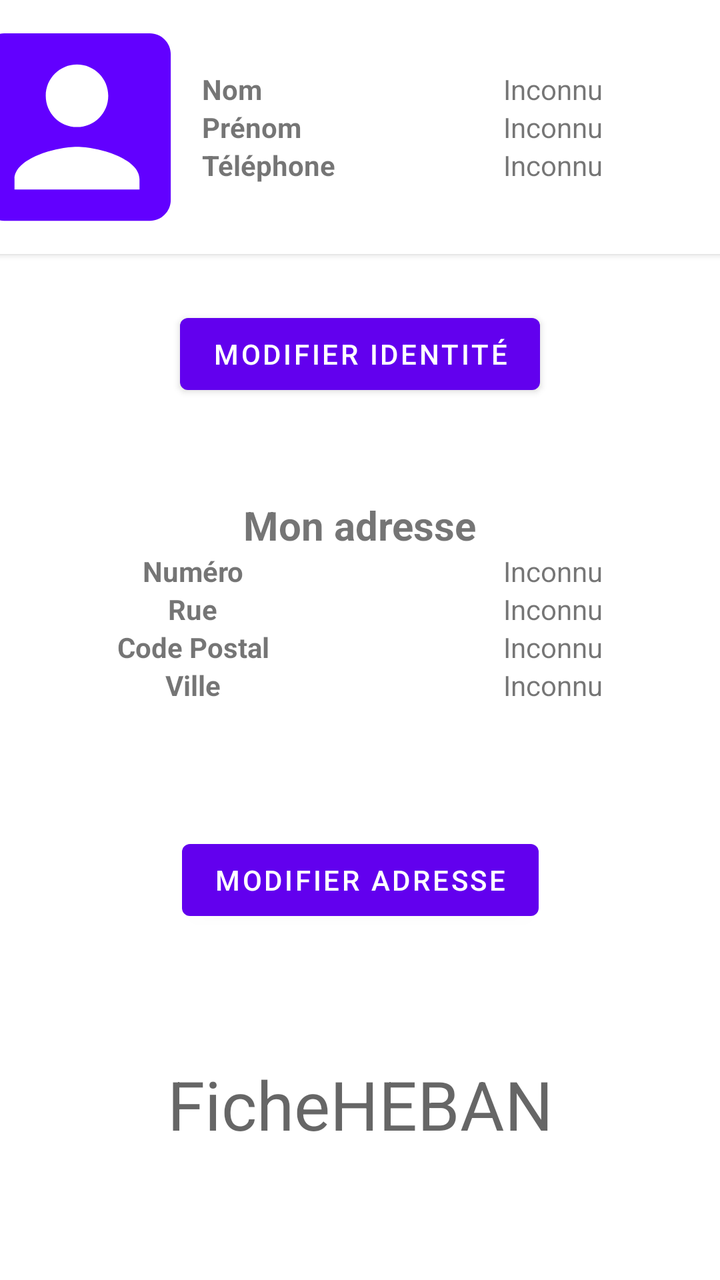
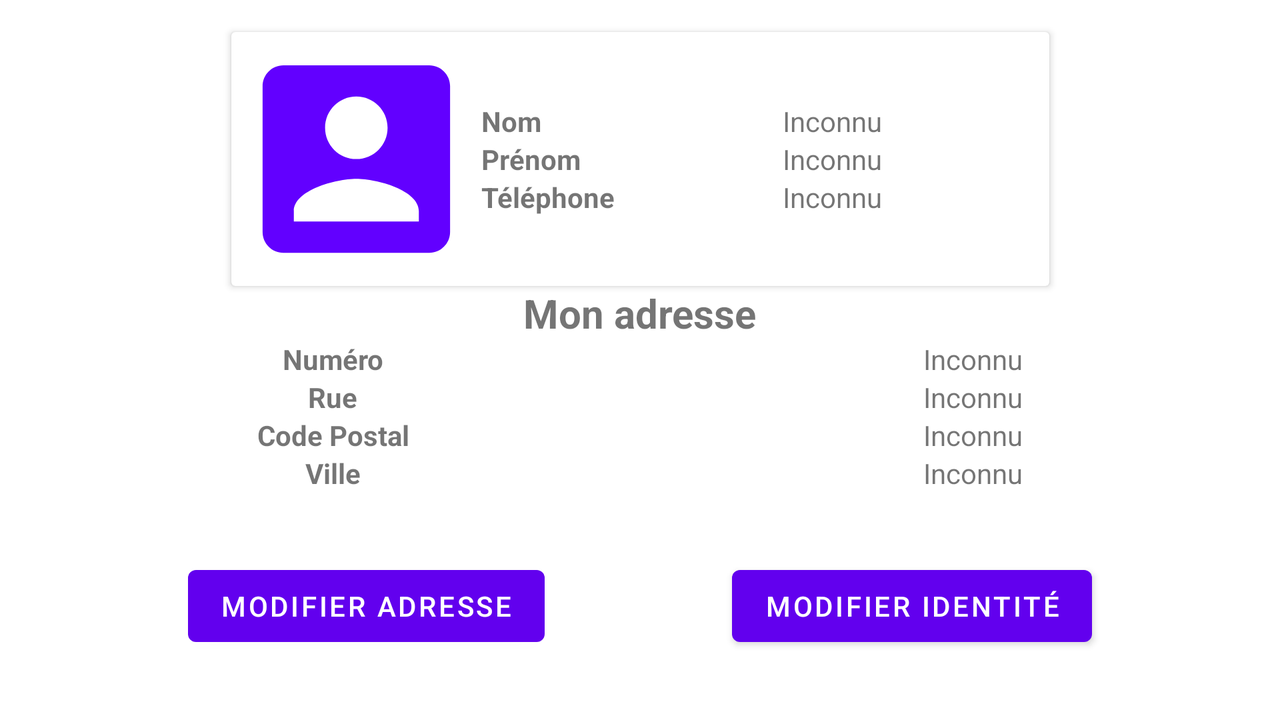

An Android layout and its configuration variant, each rendered on a device that would load it. The default file and the variant file are quoted in full after the pictures.
<!-- AndroidManifest.xml: application theme Theme.FicheHEBAN -->
<!-- res/layout/activity_main.xml -->
<?xml version="1.0" encoding="utf-8"?>
<androidx.constraintlayout.widget.ConstraintLayout xmlns:android="http://schemas.android.com/apk/res/android"
    xmlns:app="http://schemas.android.com/apk/res-auto"
    xmlns:tools="http://schemas.android.com/tools"
    android:layout_width="match_parent"
    android:layout_height="match_parent"
    tools:context=".MainActivity">

    <androidx.cardview.widget.CardView
        android:id="@+id/cardView"
        android:layout_width="409dp"
        android:layout_height="wrap_content"
        app:layout_constraintEnd_toEndOf="parent"
        app:layout_constraintStart_toStartOf="parent"
        app:layout_constraintTop_toTopOf="parent">

        <androidx.constraintlayout.widget.ConstraintLayout
            android:layout_width="match_parent"
            android:layout_height="match_parent"
            tools:context=".MainActivity">

            <ImageView
                android:id="@+id/imageView"
                android:layout_width="125dp"
                android:layout_height="127dp"
                android:contentDescription="@string/app_profil_picture"
                app:layout_constraintStart_toStartOf="parent"
                app:layout_constraintTop_toTopOf="parent"
                app:srcCompat="@drawable/ic_baseline_account_box_24" />

            <TableLayout
                android:layout_width="0dp"
                android:layout_height="wrap_content"
                app:layout_constraintBottom_toBottomOf="parent"
                app:layout_constraintEnd_toEndOf="parent"
                app:layout_constraintHorizontal_bias="0.5"
                app:layout_constraintStart_toEndOf="@+id/imageView"
                app:layout_constraintTop_toTopOf="parent"
                app:layout_constraintVertical_bias="0.5">

                <TableRow
                    android:layout_width="match_parent"
                    android:layout_height="match_parent">

                    <TextView
                        android:id="@+id/textView_lastname"
                        android:layout_width="wrap_content"
                        android:layout_height="wrap_content"
                        android:layout_weight="1"
                        android:text="@string/app_lastname"
                        android:textStyle="bold" />

                    <TextView
                        android:id="@+id/textView_lastname_data"
                        android:layout_width="wrap_content"
                        android:layout_height="wrap_content"
                        android:text="@string/app_unknow"
                        android:layout_weight="1"/>
                </TableRow>

                <TableRow
                    android:layout_width="match_parent"
                    android:layout_height="match_parent">

                    <TextView
                        android:id="@+id/textView_firstname"
                        android:layout_width="wrap_content"
                        android:layout_height="wrap_content"
                        android:layout_weight="1"
                        android:text="@string/app_firstname"
                        android:textStyle="bold" />

                    <TextView
                        android:id="@+id/textView_firstname_data"
                        android:layout_width="wrap_content"
                        android:layout_height="wrap_content"
                        android:text="@string/app_unknow"
                        android:layout_weight="1"/>
                </TableRow>

                <TableRow
                    android:layout_width="match_parent"
                    android:layout_height="match_parent">

                    <TextView
                        android:id="@+id/textView_tel"
                        android:layout_width="wrap_content"
                        android:layout_height="wrap_content"
                        android:layout_weight="1"
                        android:text="@string/app_tel"
                        android:textStyle="bold" />

                    <TextView
                        android:id="@+id/textView_tel_data"
                        android:layout_width="wrap_content"
                        android:layout_height="wrap_content"
                        android:text="@string/app_unknow"
                        android:layout_weight="1"/>
                </TableRow>

            </TableLayout>

        </androidx.constraintlayout.widget.ConstraintLayout>

    </androidx.cardview.widget.CardView>

    <Button
        android:id="@+id/button_edit_identity"
        android:layout_width="wrap_content"
        android:layout_height="wrap_content"
        android:layout_marginTop="26dp"
        android:onClick="onBtnEditIdentityClicked"
        android:text="@string/app_edit_identity"
        app:layout_constraintEnd_toEndOf="parent"
        app:layout_constraintStart_toStartOf="parent"
        app:layout_constraintTop_toBottomOf="@+id/cardView" />

    <TextView
        android:id="@+id/textView8"
        android:layout_width="wrap_content"
        android:layout_height="wrap_content"
        android:layout_marginTop="48dp"
        android:text="@string/app_section_address"
        android:textSize="20sp"
        android:textStyle="bold"
        app:layout_constraintEnd_toEndOf="parent"
        app:layout_constraintStart_toStartOf="parent"
        app:layout_constraintTop_toBottomOf="@+id/button_edit_identity" />

    <TableLayout
        android:id="@+id/tableLayout"
        android:layout_width="fill_parent"
        android:layout_height="wrap_content"
        android:orientation="horizontal"
        app:layout_constraintEnd_toEndOf="parent"
        app:layout_constraintStart_toStartOf="parent"
        app:layout_constraintTop_toBottomOf="@+id/textView8">

        <TableRow
            android:layout_width="match_parent"
            android:layout_height="match_parent">

            <TextView
                android:id="@+id/textView_number"
                android:layout_width="wrap_content"
                android:layout_height="wrap_content"
                android:layout_weight="2"
                android:gravity="center"
                android:text="@string/app_num"
                android:textStyle="bold" />

            <TextView
                android:id="@+id/textView_num_data"
                android:layout_width="wrap_content"
                android:layout_height="wrap_content"
                android:layout_weight="2"
                android:gravity="center"
                android:text="@string/app_unknow" />
        </TableRow>

        <TableRow
            android:layout_width="match_parent"
            android:layout_height="match_parent">

            <TextView
                android:id="@+id/textView_rue"
                android:layout_width="wrap_content"
                android:layout_height="wrap_content"
                android:layout_weight="2"
                android:gravity="center"
                android:text="@string/app_street"
                android:textStyle="bold" />

            <TextView
                android:id="@+id/textView_street_data"
                android:layout_width="wrap_content"
                android:layout_height="wrap_content"
                android:layout_weight="2"
                android:gravity="center"
                android:text="@string/app_unknow" />
        </TableRow>

        <TableRow
            android:layout_width="match_parent"
            android:layout_height="match_parent">

            <TextView
                android:id="@+id/textView_zipCode"
                android:layout_width="wrap_content"
                android:layout_height="wrap_content"
                android:layout_weight="2"
                android:gravity="center"
                android:text="@string/app_zip_code"
                android:textStyle="bold" />

            <TextView
                android:id="@+id/textView_zipCode_data"
                android:layout_width="wrap_content"
                android:layout_height="wrap_content"
                android:layout_weight="2"
                android:gravity="center"
                android:text="@string/app_unknow" />
        </TableRow>

        <TableRow
            android:layout_width="match_parent"
            android:layout_height="match_parent">

            <TextView
                android:id="@+id/textView_city"
                android:layout_width="wrap_content"
                android:layout_height="wrap_content"
                android:layout_weight="2"
                android:gravity="center"
                android:text="@string/app_city"
                android:textStyle="bold" />

            <TextView
                android:id="@+id/textView_city_data"
                android:layout_width="wrap_content"
                android:layout_height="wrap_content"
                android:layout_weight="2"
                android:gravity="center"
                android:text="@string/app_unknow" />
        </TableRow>

    </TableLayout>

    <Button
        android:id="@+id/button_edit_address"
        android:layout_width="wrap_content"
        android:layout_height="wrap_content"
        android:layout_marginTop="64dp"
        android:onClick="onBtnEditAddressClicked"
        android:text="@string/app_edit_address"
        app:layout_constraintEnd_toEndOf="parent"
        app:layout_constraintStart_toStartOf="parent"
        app:layout_constraintTop_toBottomOf="@+id/tableLayout" />

    <TextView
        android:id="@+id/textView2"
        android:layout_width="wrap_content"
        android:layout_height="wrap_content"
        android:text="@string/app_name"
        android:textAppearance="@style/TextAppearance.AppCompat.Display1"
        app:layout_constraintBottom_toBottomOf="parent"
        app:layout_constraintEnd_toEndOf="parent"
        app:layout_constraintStart_toStartOf="parent"
        app:layout_constraintTop_toBottomOf="@+id/button_edit_address" />
</androidx.constraintlayout.widget.ConstraintLayout>
<!-- resources referenced by this layout -->
<resources>
  <!-- drawable ic_baseline_account_box_24 (drawable) -->
  <vector android:height="24dp" android:tint="#6200FF"
      android:viewportHeight="24" android:viewportWidth="24"
      android:width="24dp" xmlns:android="http://schemas.android.com/apk/res/android">
      <path android:fillColor="@android:color/white" android:pathData="M3,5v14c0,1.1 0.89,2 2,2h14c1.1,0 2,-0.9 2,-2L21,5c0,-1.1 -0.9,-2 -2,-2L5,3c-1.11,0 -2,0.9 -2,2zM15,9c0,1.66 -1.34,3 -3,3s-3,-1.34 -3,-3 1.34,-3 3,-3 3,1.34 3,3zM6,17c0,-2 4,-3.1 6,-3.1s6,1.1 6,3.1v1L6,18v-1z"/>
  </vector>
  <string name="app_city">Ville</string>
  <string name="app_edit_address">Modifier adresse</string>
  <string name="app_edit_identity">Modifier identité</string>
  <string name="app_firstname">Prénom</string>
  <string name="app_lastname">Nom</string>
  <string name="app_name">FicheHEBAN</string>
  <string name="app_num">Numéro</string>
  <string name="app_profil_picture">profil picture</string>
  <string name="app_section_address">Mon adresse</string>
  <string name="app_street">Rue</string>
  <string name="app_tel">Téléphone</string>
  <string name="app_unknow">Inconnu</string>
  <string name="app_zip_code">Code Postal</string>
  <style name="Theme.FicheHEBAN" parent="Theme.MaterialComponents.DayNight.DarkActionBar">
          
          <item name="colorPrimary">@color/purple_500</item>
          <item name="colorPrimaryVariant">@color/purple_700</item>
          <item name="colorOnPrimary">@color/white</item>
          
          <item name="colorSecondary">@color/teal_200</item>
          <item name="colorSecondaryVariant">@color/teal_700</item>
          <item name="colorOnSecondary">@color/black</item>
          
          <item name="android:statusBarColor">?attr/colorPrimaryVariant</item>
          
      </style>
</resources>
<!-- res/layout-land/activity_main.xml (the repository's variant of the layout above) -->
<!-- drawn on the phone turned sideways -->
<?xml version="1.0" encoding="utf-8"?>
<androidx.constraintlayout.widget.ConstraintLayout xmlns:android="http://schemas.android.com/apk/res/android"
    xmlns:app="http://schemas.android.com/apk/res-auto"
    xmlns:tools="http://schemas.android.com/tools"
    android:layout_width="match_parent"
    android:layout_height="match_parent"
    tools:context=".MainActivity">

    <androidx.cardview.widget.CardView
        android:id="@+id/cardView"
        android:layout_width="409dp"
        android:layout_height="wrap_content"
        android:layout_marginTop="16dp"
        app:layout_constraintEnd_toEndOf="parent"
        app:layout_constraintStart_toStartOf="parent"
        app:layout_constraintTop_toTopOf="parent">

        <androidx.constraintlayout.widget.ConstraintLayout
            android:layout_width="match_parent"
            android:layout_height="match_parent"
            tools:context=".MainActivity">

            <ImageView
                android:id="@+id/imageView"
                android:layout_width="125dp"
                android:layout_height="127dp"
                android:contentDescription="@string/app_profil_picture"
                app:layout_constraintStart_toStartOf="parent"
                app:layout_constraintTop_toTopOf="parent"
                app:srcCompat="@drawable/ic_baseline_account_box_24" />

            <TableLayout
                android:layout_width="0dp"
                android:layout_height="wrap_content"
                app:layout_constraintBottom_toBottomOf="parent"
                app:layout_constraintEnd_toEndOf="parent"
                app:layout_constraintHorizontal_bias="0.5"
                app:layout_constraintStart_toEndOf="@+id/imageView"
                app:layout_constraintTop_toTopOf="parent"
                app:layout_constraintVertical_bias="0.5">

                <TableRow
                    android:layout_width="match_parent"
                    android:layout_height="match_parent">

                    <TextView
                        android:id="@+id/textView_lastname"
                        android:layout_width="wrap_content"
                        android:layout_height="wrap_content"
                        android:layout_weight="1"
                        android:text="@string/app_lastname"
                        android:textStyle="bold" />

                    <TextView
                        android:id="@+id/textView_lastname_data"
                        android:layout_width="wrap_content"
                        android:layout_height="wrap_content"
                        android:layout_weight="1"
                        android:text="@string/app_unknow" />
                </TableRow>

                <TableRow
                    android:layout_width="match_parent"
                    android:layout_height="match_parent">

                    <TextView
                        android:id="@+id/textView_firstname"
                        android:layout_width="wrap_content"
                        android:layout_height="wrap_content"
                        android:layout_weight="1"
                        android:text="@string/app_firstname"
                        android:textStyle="bold" />

                    <TextView
                        android:id="@+id/textView_firstname_data"
                        android:layout_width="wrap_content"
                        android:layout_height="wrap_content"
                        android:layout_weight="1"
                        android:text="@string/app_unknow" />
                </TableRow>

                <TableRow
                    android:layout_width="match_parent"
                    android:layout_height="match_parent">

                    <TextView
                        android:id="@+id/textView_tel"
                        android:layout_width="wrap_content"
                        android:layout_height="wrap_content"
                        android:layout_weight="1"
                        android:text="@string/app_tel"
                        android:textStyle="bold" />

                    <TextView
                        android:id="@+id/textView_tel_data"
                        android:layout_width="wrap_content"
                        android:layout_height="wrap_content"
                        android:layout_weight="1"
                        android:text="@string/app_unknow" />
                </TableRow>

            </TableLayout>

        </androidx.constraintlayout.widget.ConstraintLayout>

    </androidx.cardview.widget.CardView>

    <TextView
        android:id="@+id/textView8"
        android:layout_width="wrap_content"
        android:layout_height="wrap_content"
        android:text="@string/app_section_address"
        android:textSize="20sp"
        android:textStyle="bold"
        app:layout_constraintEnd_toEndOf="parent"
        app:layout_constraintStart_toStartOf="parent"
        app:layout_constraintTop_toBottomOf="@+id/cardView" />

    <TableLayout
        android:id="@+id/tableLayout"
        android:layout_width="fill_parent"
        android:layout_height="wrap_content"
        android:gravity="center"
        android:orientation="horizontal"
        app:layout_constraintEnd_toEndOf="parent"
        app:layout_constraintStart_toStartOf="parent"
        app:layout_constraintTop_toBottomOf="@+id/textView8">

        <TableRow
            android:layout_width="match_parent"
            android:layout_height="match_parent">

            <TextView
                android:id="@+id/textView_number"
                android:layout_width="wrap_content"
                android:layout_height="wrap_content"
                android:layout_weight="2"
                android:gravity="center"
                android:text="@string/app_num"
                android:textStyle="bold" />

            <TextView
                android:id="@+id/textView_num_data"
                android:layout_width="wrap_content"
                android:layout_height="wrap_content"
                android:layout_weight="2"
                android:gravity="center"
                android:text="@string/app_unknow" />
        </TableRow>

        <TableRow
            android:layout_width="match_parent"
            android:layout_height="match_parent">

            <TextView
                android:id="@+id/textView_rue"
                android:layout_width="wrap_content"
                android:layout_height="wrap_content"
                android:layout_weight="2"
                android:gravity="center"
                android:text="@string/app_street"
                android:textStyle="bold" />

            <TextView
                android:id="@+id/textView_street_data"
                android:layout_width="wrap_content"
                android:layout_height="wrap_content"
                android:layout_weight="2"
                android:gravity="center"
                android:text="@string/app_unknow" />
        </TableRow>

        <TableRow
            android:layout_width="match_parent"
            android:layout_height="match_parent">

            <TextView
                android:id="@+id/textView_zipCode"
                android:layout_width="wrap_content"
                android:layout_height="wrap_content"
                android:layout_weight="2"
                android:gravity="center"
                android:text="@string/app_zip_code"
                android:textStyle="bold" />

            <TextView
                android:id="@+id/textView_zipCode_data"
                android:layout_width="wrap_content"
                android:layout_height="wrap_content"
                android:layout_weight="2"
                android:gravity="center"
                android:text="@string/app_unknow" />
        </TableRow>

        <TableRow
            android:layout_width="match_parent"
            android:layout_height="match_parent">

            <TextView
                android:id="@+id/textView_city"
                android:layout_width="wrap_content"
                android:layout_height="wrap_content"
                android:layout_weight="2"
                android:gravity="center"
                android:text="@string/app_city"
                android:textStyle="bold" />

            <TextView
                android:id="@+id/textView_city_data"
                android:layout_width="wrap_content"
                android:layout_height="wrap_content"
                android:layout_weight="2"
                android:gravity="center"
                android:text="@string/app_unknow" />
        </TableRow>

    </TableLayout>

    <Button
        android:id="@+id/button_edit_address"
        android:layout_width="wrap_content"
        android:layout_height="wrap_content"
        android:onClick="onBtnEditAddressClicked"
        android:text="@string/app_edit_address"
        app:layout_constraintBottom_toBottomOf="parent"
        app:layout_constraintEnd_toStartOf="@+id/button_edit_identity"
        app:layout_constraintHorizontal_bias="0.5"
        app:layout_constraintStart_toStartOf="parent"
        app:layout_constraintTop_toBottomOf="@+id/tableLayout" />

    <Button
        android:id="@+id/button_edit_identity"
        android:layout_width="wrap_content"
        android:layout_height="wrap_content"
        android:onClick="onBtnEditIdentityClicked"
        android:text="@string/app_edit_identity"
        app:layout_constraintBottom_toBottomOf="parent"
        app:layout_constraintEnd_toEndOf="parent"
        app:layout_constraintHorizontal_bias="0.5"
        app:layout_constraintStart_toEndOf="@+id/button_edit_address"
        app:layout_constraintTop_toBottomOf="@+id/tableLayout" />
</androidx.constraintlayout.widget.ConstraintLayout>
<!-- resources referenced by the variant -->
<!-- as the phone turned sideways resolves them -->
<resources>
  <!-- drawable ic_baseline_account_box_24 (drawable) -->
  <vector android:height="24dp" android:tint="#6200FF"
      android:viewportHeight="24" android:viewportWidth="24"
      android:width="24dp" xmlns:android="http://schemas.android.com/apk/res/android">
      <path android:fillColor="@android:color/white" android:pathData="M3,5v14c0,1.1 0.89,2 2,2h14c1.1,0 2,-0.9 2,-2L21,5c0,-1.1 -0.9,-2 -2,-2L5,3c-1.11,0 -2,0.9 -2,2zM15,9c0,1.66 -1.34,3 -3,3s-3,-1.34 -3,-3 1.34,-3 3,-3 3,1.34 3,3zM6,17c0,-2 4,-3.1 6,-3.1s6,1.1 6,3.1v1L6,18v-1z"/>
  </vector>
  <string name="app_city">Ville</string>
  <string name="app_edit_address">Modifier adresse</string>
  <string name="app_edit_identity">Modifier identité</string>
  <string name="app_firstname">Prénom</string>
  <string name="app_lastname">Nom</string>
  <string name="app_num">Numéro</string>
  <string name="app_profil_picture">profil picture</string>
  <string name="app_section_address">Mon adresse</string>
  <string name="app_street">Rue</string>
  <string name="app_tel">Téléphone</string>
  <string name="app_unknow">Inconnu</string>
  <string name="app_zip_code">Code Postal</string>
  <style name="Theme.FicheHEBAN" parent="Theme.MaterialComponents.DayNight.DarkActionBar">
          
          <item name="colorPrimary">@color/purple_500</item>
          <item name="colorPrimaryVariant">@color/purple_700</item>
          <item name="colorOnPrimary">@color/white</item>
          
          <item name="colorSecondary">@color/teal_200</item>
          <item name="colorSecondaryVariant">@color/teal_700</item>
          <item name="colorOnSecondary">@color/black</item>
          
          <item name="android:statusBarColor">?attr/colorPrimaryVariant</item>
          
      </style>
</resources>
